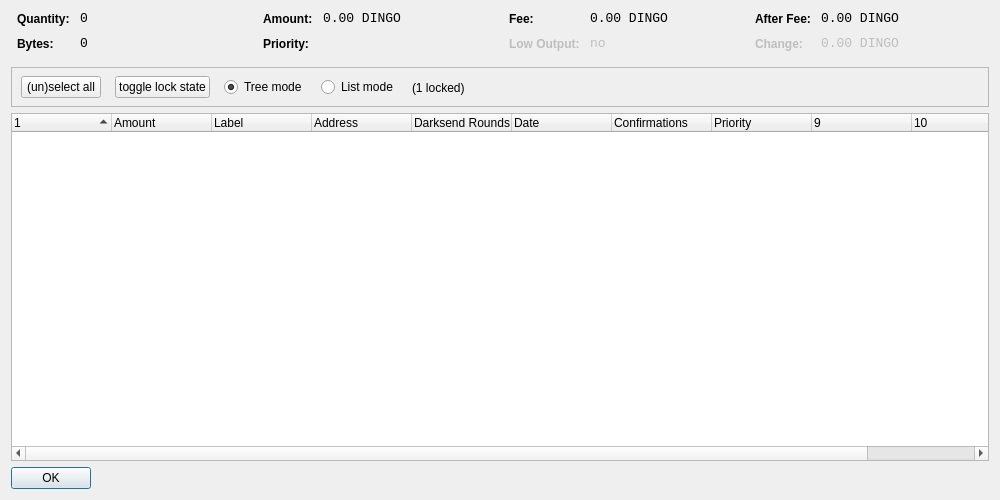
<?xml version="1.0" encoding="UTF-8"?>
<ui version="4.0">
 <class>CoinControlDialog</class>
 <widget class="QDialog" name="CoinControlDialog">
  <property name="geometry">
   <rect>
    <x>0</x>
    <y>0</y>
    <width>1000</width>
    <height>500</height>
   </rect>
  </property>
  <property name="windowTitle">
   <string>Coin Control</string>
  </property>
  <layout class="QVBoxLayout" name="verticalLayout">
   <item>
    <layout class="QHBoxLayout" name="horizontalLayoutTop" stretch="0,0,0,0">
     <property name="topMargin">
      <number>0</number>
     </property>
     <property name="bottomMargin">
      <number>10</number>
     </property>
     <item>
      <layout class="QFormLayout" name="formLayoutCoinControl1">
       <property name="horizontalSpacing">
        <number>10</number>
       </property>
       <property name="verticalSpacing">
        <number>10</number>
       </property>
       <property name="leftMargin">
        <number>6</number>
       </property>
       <property name="rightMargin">
        <number>6</number>
       </property>
       <item row="0" column="0">
        <widget class="QLabel" name="labelCoinControlQuantityText">
         <property name="styleSheet">
          <string notr="true">font-weight:bold;</string>
         </property>
         <property name="text">
          <string>Quantity:</string>
         </property>
        </widget>
       </item>
       <item row="0" column="1">
        <widget class="QLabel" name="labelCoinControlQuantity">
         <property name="font">
          <font>
           <family>Monospace</family>
           <pointsize>10</pointsize>
          </font>
         </property>
         <property name="cursor">
          <cursorShape>IBeamCursor</cursorShape>
         </property>
         <property name="contextMenuPolicy">
          <enum>Qt::ActionsContextMenu</enum>
         </property>
         <property name="text">
          <string notr="true">0</string>
         </property>
         <property name="textInteractionFlags">
          <set>Qt::LinksAccessibleByMouse|Qt::TextSelectableByKeyboard|Qt::TextSelectableByMouse</set>
         </property>
        </widget>
       </item>
       <item row="1" column="0">
        <widget class="QLabel" name="labelCoinControlBytesText">
         <property name="styleSheet">
          <string notr="true">font-weight:bold;</string>
         </property>
         <property name="text">
          <string>Bytes:</string>
         </property>
        </widget>
       </item>
       <item row="1" column="1">
        <widget class="QLabel" name="labelCoinControlBytes">
         <property name="font">
          <font>
           <family>Monospace</family>
           <pointsize>10</pointsize>
          </font>
         </property>
         <property name="cursor">
          <cursorShape>IBeamCursor</cursorShape>
         </property>
         <property name="contextMenuPolicy">
          <enum>Qt::ActionsContextMenu</enum>
         </property>
         <property name="text">
          <string notr="true">0</string>
         </property>
         <property name="textInteractionFlags">
          <set>Qt::LinksAccessibleByMouse|Qt::TextSelectableByKeyboard|Qt::TextSelectableByMouse</set>
         </property>
        </widget>
       </item>
      </layout>
     </item>
     <item>
      <layout class="QFormLayout" name="formLayoutCoinControl2">
       <property name="horizontalSpacing">
        <number>10</number>
       </property>
       <property name="verticalSpacing">
        <number>10</number>
       </property>
       <property name="leftMargin">
        <number>6</number>
       </property>
       <property name="rightMargin">
        <number>6</number>
       </property>
       <item row="0" column="0">
        <widget class="QLabel" name="labelCoinControlAmountText">
         <property name="styleSheet">
          <string notr="true">font-weight:bold;</string>
         </property>
         <property name="text">
          <string>Amount:</string>
         </property>
        </widget>
       </item>
       <item row="0" column="1">
        <widget class="QLabel" name="labelCoinControlAmount">
         <property name="font">
          <font>
           <family>Monospace</family>
           <pointsize>10</pointsize>
          </font>
         </property>
         <property name="cursor">
          <cursorShape>IBeamCursor</cursorShape>
         </property>
         <property name="contextMenuPolicy">
          <enum>Qt::ActionsContextMenu</enum>
         </property>
         <property name="text">
          <string notr="true">0.00 DINGO</string>
         </property>
         <property name="textInteractionFlags">
          <set>Qt::LinksAccessibleByMouse|Qt::TextSelectableByKeyboard|Qt::TextSelectableByMouse</set>
         </property>
        </widget>
       </item>
       <item row="1" column="0">
        <widget class="QLabel" name="labelCoinControlPriorityText">
         <property name="styleSheet">
          <string notr="true">font-weight:bold;</string>
         </property>
         <property name="text">
          <string>Priority:</string>
         </property>
        </widget>
       </item>
       <item row="1" column="1">
        <widget class="QLabel" name="labelCoinControlPriority">
         <property name="font">
          <font>
           <family>Monospace</family>
           <pointsize>10</pointsize>
          </font>
         </property>
         <property name="cursor">
          <cursorShape>IBeamCursor</cursorShape>
         </property>
         <property name="contextMenuPolicy">
          <enum>Qt::ActionsContextMenu</enum>
         </property>
         <property name="text">
          <string/>
         </property>
         <property name="textInteractionFlags">
          <set>Qt::LinksAccessibleByMouse|Qt::TextSelectableByKeyboard|Qt::TextSelectableByMouse</set>
         </property>
        </widget>
       </item>
      </layout>
     </item>
     <item>
      <layout class="QFormLayout" name="formLayoutCoinControl3">
       <property name="horizontalSpacing">
        <number>10</number>
       </property>
       <property name="verticalSpacing">
        <number>10</number>
       </property>
       <property name="leftMargin">
        <number>6</number>
       </property>
       <property name="rightMargin">
        <number>6</number>
       </property>
       <item row="0" column="0">
        <widget class="QLabel" name="labelCoinControlFeeText">
         <property name="styleSheet">
          <string notr="true">font-weight:bold;</string>
         </property>
         <property name="text">
          <string>Fee:</string>
         </property>
        </widget>
       </item>
       <item row="0" column="1">
        <widget class="QLabel" name="labelCoinControlFee">
         <property name="font">
          <font>
           <family>Monospace</family>
           <pointsize>10</pointsize>
          </font>
         </property>
         <property name="cursor">
          <cursorShape>IBeamCursor</cursorShape>
         </property>
         <property name="contextMenuPolicy">
          <enum>Qt::ActionsContextMenu</enum>
         </property>
         <property name="text">
          <string notr="true">0.00 DINGO</string>
         </property>
         <property name="textInteractionFlags">
          <set>Qt::LinksAccessibleByMouse|Qt::TextSelectableByKeyboard|Qt::TextSelectableByMouse</set>
         </property>
        </widget>
       </item>
       <item row="1" column="0">
        <widget class="QLabel" name="labelCoinControlLowOutputText">
         <property name="enabled">
          <bool>false</bool>
         </property>
         <property name="styleSheet">
          <string notr="true">font-weight:bold;</string>
         </property>
         <property name="text">
          <string>Low Output:</string>
         </property>
        </widget>
       </item>
       <item row="1" column="1">
        <widget class="QLabel" name="labelCoinControlLowOutput">
         <property name="enabled">
          <bool>false</bool>
         </property>
         <property name="font">
          <font>
           <family>Monospace</family>
           <pointsize>10</pointsize>
          </font>
         </property>
         <property name="cursor">
          <cursorShape>IBeamCursor</cursorShape>
         </property>
         <property name="contextMenuPolicy">
          <enum>Qt::ActionsContextMenu</enum>
         </property>
         <property name="text">
          <string notr="true">no</string>
         </property>
         <property name="textInteractionFlags">
          <set>Qt::LinksAccessibleByMouse|Qt::TextSelectableByKeyboard|Qt::TextSelectableByMouse</set>
         </property>
        </widget>
       </item>
      </layout>
     </item>
     <item>
      <layout class="QFormLayout" name="formLayoutCoinControl4">
       <property name="horizontalSpacing">
        <number>10</number>
       </property>
       <property name="verticalSpacing">
        <number>10</number>
       </property>
       <property name="leftMargin">
        <number>6</number>
       </property>
       <property name="rightMargin">
        <number>6</number>
       </property>
       <item row="0" column="0">
        <widget class="QLabel" name="labelCoinControlAfterFeeText">
         <property name="styleSheet">
          <string notr="true">font-weight:bold;</string>
         </property>
         <property name="text">
          <string>After Fee:</string>
         </property>
        </widget>
       </item>
       <item row="0" column="1">
        <widget class="QLabel" name="labelCoinControlAfterFee">
         <property name="font">
          <font>
           <family>Monospace</family>
           <pointsize>10</pointsize>
          </font>
         </property>
         <property name="cursor">
          <cursorShape>IBeamCursor</cursorShape>
         </property>
         <property name="contextMenuPolicy">
          <enum>Qt::ActionsContextMenu</enum>
         </property>
         <property name="text">
          <string notr="true">0.00 DINGO</string>
         </property>
         <property name="textInteractionFlags">
          <set>Qt::LinksAccessibleByMouse|Qt::TextSelectableByKeyboard|Qt::TextSelectableByMouse</set>
         </property>
        </widget>
       </item>
       <item row="1" column="0">
        <widget class="QLabel" name="labelCoinControlChangeText">
         <property name="enabled">
          <bool>false</bool>
         </property>
         <property name="styleSheet">
          <string notr="true">font-weight:bold;</string>
         </property>
         <property name="text">
          <string>Change:</string>
         </property>
        </widget>
       </item>
       <item row="1" column="1">
        <widget class="QLabel" name="labelCoinControlChange">
         <property name="enabled">
          <bool>false</bool>
         </property>
         <property name="font">
          <font>
           <family>Monospace</family>
           <pointsize>10</pointsize>
          </font>
         </property>
         <property name="cursor">
          <cursorShape>IBeamCursor</cursorShape>
         </property>
         <property name="contextMenuPolicy">
          <enum>Qt::ActionsContextMenu</enum>
         </property>
         <property name="text">
          <string notr="true">0.00 DINGO</string>
         </property>
         <property name="textInteractionFlags">
          <set>Qt::LinksAccessibleByMouse|Qt::TextSelectableByKeyboard|Qt::TextSelectableByMouse</set>
         </property>
        </widget>
       </item>
      </layout>
     </item>
    </layout>
   </item>
   <item>
    <widget class="QFrame" name="frame">
     <property name="minimumSize">
      <size>
       <width>0</width>
       <height>40</height>
      </size>
     </property>
     <property name="frameShape">
      <enum>QFrame::StyledPanel</enum>
     </property>
     <property name="frameShadow">
      <enum>QFrame::Sunken</enum>
     </property>
     <widget class="QWidget" name="horizontalLayoutWidget">
      <property name="geometry">
       <rect>
        <x>10</x>
        <y>0</y>
        <width>781</width>
        <height>41</height>
       </rect>
      </property>
      <layout class="QHBoxLayout" name="horizontalLayoutPanel" stretch="0,0,0,0,0">
       <property name="spacing">
        <number>14</number>
       </property>
       <item>
        <widget class="QPushButton" name="pushButtonSelectAll">
         <property name="sizePolicy">
          <sizepolicy hsizetype="Maximum" vsizetype="Fixed">
           <horstretch>0</horstretch>
           <verstretch>0</verstretch>
          </sizepolicy>
         </property>
         <property name="text">
          <string>(un)select all</string>
         </property>
        </widget>
       </item>
        <item>
         <widget class="QPushButton" name="pushButtonToggleLock">
          <property name="sizePolicy">
           <sizepolicy hsizetype="Maximum" vsizetype="Fixed">
            <horstretch>0</horstretch>
            <verstretch>0</verstretch>
           </sizepolicy>
          </property>
          <property name="text">
           <string>toggle lock state</string>
          </property>
          <property name="autoDefault">
           <bool>false</bool>
          </property>
         </widget>
        </item>
       <item>
        <widget class="QRadioButton" name="radioTreeMode">
         <property name="sizePolicy">
          <sizepolicy hsizetype="Maximum" vsizetype="Fixed">
           <horstretch>0</horstretch>
           <verstretch>0</verstretch>
          </sizepolicy>
         </property>
         <property name="text">
          <string>Tree mode</string>
         </property>
         <property name="checked">
          <bool>true</bool>
         </property>
        </widget>
       </item>
       <item>
        <widget class="QRadioButton" name="radioListMode">
         <property name="sizePolicy">
          <sizepolicy hsizetype="Maximum" vsizetype="Fixed">
           <horstretch>0</horstretch>
           <verstretch>0</verstretch>
          </sizepolicy>
         </property>
         <property name="text">
          <string>List mode</string>
         </property>
        </widget>
       </item>
        <item>
         <widget class="QLabel" name="labelLocked">
          <property name="text">
           <string>(1 locked)</string>
          </property>
         </widget>
        </item>
       <item>
        <spacer name="horizontalSpacer">
         <property name="orientation">
          <enum>Qt::Horizontal</enum>
         </property>
         <property name="sizeHint" stdset="0">
          <size>
           <width>40</width>
           <height>20</height>
          </size>
         </property>
        </spacer>
       </item>
      </layout>
     </widget>
    </widget>
   </item>
   <item>
    <widget class="CoinControlTreeWidget" name="treeWidget">
     <property name="contextMenuPolicy">
      <enum>Qt::CustomContextMenu</enum>
     </property>
     <property name="sortingEnabled">
      <bool>false</bool>
     </property>
     <property name="columnCount">
      <number>11</number>
     </property>
     <attribute name="headerShowSortIndicator" stdset="0">
      <bool>true</bool>
     </attribute>
     <attribute name="headerStretchLastSection">
      <bool>false</bool>
     </attribute>
     <column>
      <property name="text">
       <string/>
      </property>
     </column>
     <column>
      <property name="text">
       <string>Amount</string>
      </property>
     </column>
     <column>
      <property name="text">
       <string>Label</string>
      </property>
     </column>
     <column>
      <property name="text">
       <string>Address</string>
      </property>
     </column>
     <column>
      <property name="text">
       <string>Darksend Rounds</string>
      </property>
    </column>
     <column>
      <property name="text">
       <string>Date</string>
      </property>
     </column>
     <column>
      <property name="text">
       <string>Confirmations</string>
      </property>
      <property name="toolTip">
       <string>Confirmed</string>
      </property>
     </column>
     <column>
      <property name="text">
       <string>Priority</string>
      </property>
     </column>
     <column>
      <property name="text">
       <string/>
      </property>
     </column>
     <column>
      <property name="text">
       <string/>
      </property>
     </column>
     <column>
      <property name="text">
       <string/>
      </property>
     </column>
     <column>
      <property name="text">
       <string/>
      </property>
     </column>
    </widget>
   </item>
   <item>
    <widget class="QDialogButtonBox" name="buttonBox">
     <property name="sizePolicy">
      <sizepolicy hsizetype="Maximum" vsizetype="Fixed">
       <horstretch>0</horstretch>
       <verstretch>0</verstretch>
      </sizepolicy>
     </property>
     <property name="orientation">
      <enum>Qt::Horizontal</enum>
     </property>
     <property name="standardButtons">
      <set>QDialogButtonBox::Ok</set>
     </property>
    </widget>
   </item>
  </layout>
 </widget>
 <customwidgets>
  <customwidget>
   <class>CoinControlTreeWidget</class>
   <extends>QTreeWidget</extends>
   <header>coincontroltreewidget.h</header>
  </customwidget>
 </customwidgets>
 <resources/>
 <connections/>
</ui>
